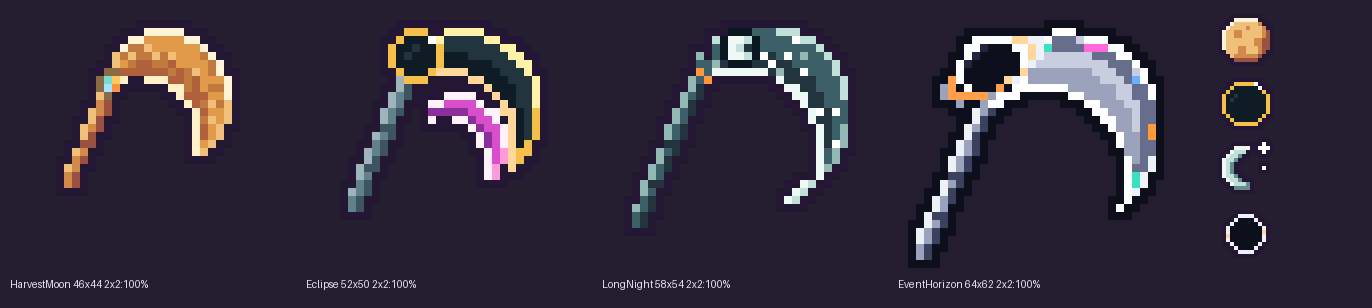

Write Python code to recreate this figure.
"""Inspection only: lays the Harvest Moon tree out at 4x on a cavern-dark card, with the
moon glyphs, and checks every sprite is 100% aligned 2x2 blocks.

    uv run --with pillow --python 3.12 python Art/trees/preview_reaper.py
"""
from pathlib import Path
from PIL import Image, ImageDraw

ROOT = Path(__file__).resolve().parents[2]
ITEMS = ["HarvestMoon", "Eclipse", "LongNight", "EventHorizon"]
D = ROOT / "Content/Items/Weapons/Trees/Reaper"
GLYPHS = ROOT / "Content/Projectiles/Trees/Reaper/MoonGlyphs.png"
S = 4


def aligned(img):
    px = img.load()
    total = same = 0
    for y in range(0, img.height - 1, 2):
        for x in range(0, img.width - 1, 2):
            block = {px[x, y], px[x + 1, y], px[x, y + 1], px[x + 1, y + 1]}
            if all(c[3] == 0 for c in block):
                continue
            total += 1
            same += len(block) == 1
    return same / max(total, 1)


cards = [Image.open(D / f"{n}.png").convert("RGBA") for n in ITEMS]
glyph = Image.open(GLYPHS).convert("RGBA")
cw = max(c.width for c in cards) * S + 40
ch = max(c.height for c in cards) * S + 60
out = Image.new("RGBA", (cw * len(cards) + glyph.width * S + 60, ch), (36, 30, 48, 255))
dr = ImageDraw.Draw(out)
for i, (name, img) in enumerate(zip(ITEMS, cards)):
    big = img.resize((img.width * S, img.height * S), Image.NEAREST)
    x = i * cw + (cw - big.width) // 2
    out.alpha_composite(big, (x, 20))
    a = aligned(img)
    dr.text((i * cw + 10, ch - 30), f"{name} {img.width}x{img.height} 2x2:{a:.0%}", fill=(230, 225, 240, 255))
    print(name, img.size, f"aligned {a:.1%}")
gb = glyph.resize((glyph.width * S // 2, glyph.height * S // 2), Image.NEAREST)
out.alpha_composite(gb, (cw * len(cards) + 30, 10))
print("glyphs", glyph.size, f"aligned {aligned(glyph):.1%}")
out.save(ROOT / "Art/trees/preview_reaper.png")
